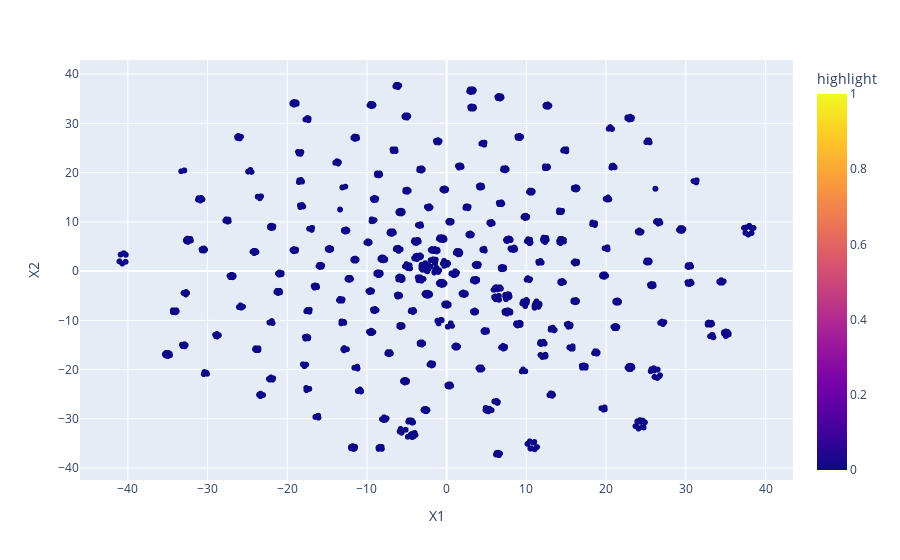

Write notebook code for a chart like this one.
### Code cell
import plotly.express as px

fig = px.scatter(df_tsne,'X1','X2', hover_name = 'stock_code', color = 'highlight')
fig.add_scatter()
fig.show()

### Figure 1 — Plotly figure (JSON) as saved in the notebook; plotly's stock layout.template omitted (floating-point values rounded to 4 significant figures; data arrays with more than 128 entries replaced by an {"elided": "..."} marker saying what was removed)
{"data": [{"hoverlabel": {"namelength": 0}, "hovertemplate": "<b>%{hovertext}</b><br><br>X1=%{x}<br>X2=%{y}<br>highlight=%{marker.color}", "hovertext": {"elided": "2020 str values"}, "legendgroup": "", "marker": {"color": {"elided": "2020 int values"}, "coloraxis": "coloraxis", "symbol": "circle"}, "mode": "markers", "name": "", "showlegend": false, "type": "scattergl", "x": {"elided": "2020 float values"}, "xaxis": "x", "y": {"elided": "2020 float values"}, "yaxis": "y"}, {"type": "scatter"}], "layout": {"coloraxis": {"colorbar": {"title": {"text": "highlight"}}, "colorscale": [[0, "#0d0887"], [0.1111, "#46039f"], [0.2222, "#7201a8"], [0.3333, "#9c179e"], [0.4444, "#bd3786"], [0.5556, "#d8576b"], [0.6667, "#ed7953"], [0.7778, "#fb9f3a"], [0.8889, "#fdca26"], [1, "#f0f921"]]}, "legend": {"tracegroupgap": 0}, "margin": {"t": 60}, "xaxis": {"anchor": "y", "domain": [0, 1], "title": {"text": "X1"}}, "yaxis": {"anchor": "x", "domain": [0, 1], "title": {"text": "X2"}}}}
